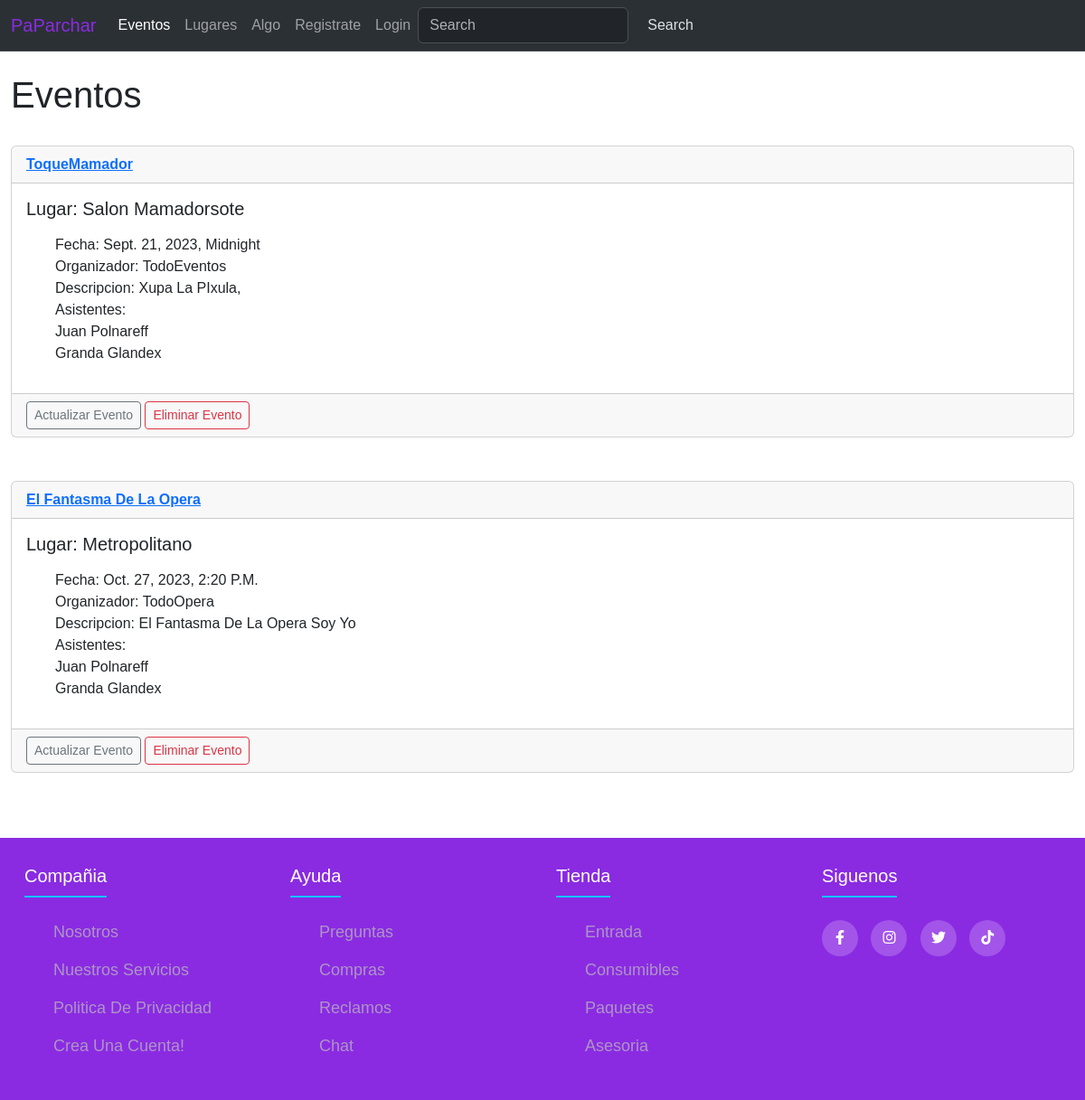
/eventos, run on the app's committed database.
### eventos/models.py (models this page shows)
class Event(models.Model):
    name = models.CharField('Event Name', max_length=120)
    event_date = models.DateTimeField()
    venue = models.ForeignKey(Venue, blank=True, null=True, on_delete=models.CASCADE)
    company =  models.CharField(max_length=120)
    description = models.TextField(blank=True)
    attendees = models.ManyToManyField(User, blank = True)
    def __str__(self):
        return self.name

class Venue(models.Model):
    name = models.CharField(max_length=150)
    address = models.CharField(max_length=300)
    phone = models.IntegerField(validators=[MinValueValidator(0),MaxValueValidator(11)])
    email_address = models.CharField(max_length=250)
    def __str__(self) -> str:
        return self.name

class User(models.Model):
    first_name = models.CharField(max_length=250)
    username = models.CharField(max_length=250)
    email = models.EmailField()
    phone_number = models.CharField(max_length=12, null=False, blank=False)
    def __str__(self):
        return self.first_name + ' ' + self.username

### eventos/views.py (the view)
# urls.py: path('eventos', eventoVista.all_events, name="eventlist"),
def all_events(request):
    event_list = Event.objects.all()
    return render(request, 'eventos/eventlist.html', {'event_list':event_list})

### eventos/templates/eventos/eventlist.html
{% extends 'eventos/base.html' %}
{% block content %}
<div class="container">
<h1>Eventos</h1>
<br/>
{% for event in event_list %}
<div class="card">
    <div class="card-header">
        <strong><a href="{% url 'show_event' event.id %}"> {{ event }} </a> </strong>
    </div>
    <div class="card-body">
      <h5 class="card-title"> lugar: {{ event.venue }} </h5>
      <p class="card-text"><ul>
        <li>fecha: {{ event.event_date }} </li>
        <li>organizador: {{ event.company }} </li>
        <li>descripcion: {{ event.description }} </li>
        <li> Asistentes:<br/>
        {% for user in event.attendees.all %}
              {{ user }}<br/>
        {% endfor %}
        </li>
        </ul></p>
    </div>
    <div class="card-footer text-body-secondary">
      <a href="{% url 'update_event' event.id %}" class="btn btn-outline-secondary btn-sm">Actualizar evento</a>
      <a href="{% url 'delete_event' event.id %}" class="btn btn-outline-danger btn-sm">Eliminar evento</a>
    </div>
  </div>
   <br/><br/>
{% endfor %}
</div>
{% endblock %}

### eventos/static/css/footer.css (style rules this page uses)
* { margin: 0; padding: 0; box-sizing: border-box; list-style: none; }
body { font-family: sans-serif; text-transform: capitalize; display: flex; flex-direction: column; min-height: 100vh; }
.container { max-width: 1200px; margin: 0 auto; }

### data on the page
Event: name "ToqueMamador", venue "Salon Mamadorsote", event_date "Sept. 21, 2023, Midnight", company "TodoEventos", description "Xupa La PIxula,"
User: first_name+username "Juan Polnareff"
User: first_name+username "Granda Glandex"
Event: name "El Fantasma De La Opera", venue "Metropolitano", event_date "Oct. 27, 2023, 2:20 P.m.", company "TodoOpera", description "El Fantasma De La Opera Soy Yo"
